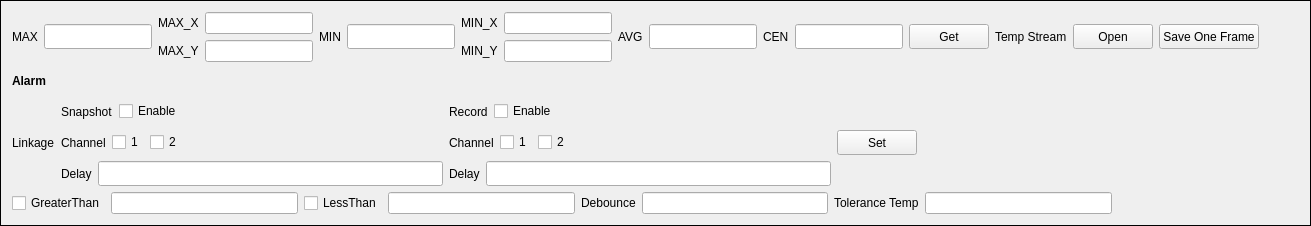
               <widget class="QGroupBox" name="groupBox">
                <property name="contextMenuPolicy">
                 <enum>Qt::DefaultContextMenu</enum>
                </property>
                <property name="autoFillBackground">
                 <bool>false</bool>
                </property>
                <property name="styleSheet">
                 <string notr="true">QGroupBox{border:1px solid rgb(0, 0, 0)}</string>
                </property>
                <property name="title">
                 <string/>
                </property>
                <layout class="QVBoxLayout" name="verticalLayout_11">
                 <item>
                  <layout class="QHBoxLayout" name="horizontalLayout">
                   <item>
                    <widget class="QLabel" name="label_28">
                     <property name="minimumSize">
                      <size>
                       <width>0</width>
                       <height>25</height>
                      </size>
                     </property>
                     <property name="maximumSize">
                      <size>
                       <width>16777215</width>
                       <height>25</height>
                      </size>
                     </property>
                     <property name="text">
                      <string>MAX</string>
                     </property>
                    </widget>
                   </item>
                   <item>
                    <widget class="QLineEdit" name="frameMaxTempEdit">
                     <property name="minimumSize">
                      <size>
                       <width>0</width>
                       <height>20</height>
                      </size>
                     </property>
                     <property name="maximumSize">
                      <size>
                       <width>16777215</width>
                       <height>25</height>
                      </size>
                     </property>
                    </widget>
                   </item>
                   <item>
                    <layout class="QVBoxLayout" name="verticalLayout_16">
                     <item>
                      <widget class="QLabel" name="label_7">
                       <property name="text">
                        <string>MAX_X</string>
                       </property>
                      </widget>
                     </item>
                     <item>
                      <widget class="QLabel" name="label_2">
                       <property name="text">
                        <string>MAX_Y</string>
                       </property>
                      </widget>
                     </item>
                    </layout>
                   </item>
                   <item>
                    <layout class="QVBoxLayout" name="verticalLayout_17">
                     <item>
                      <widget class="QLineEdit" name="frameMaxLineEdit_X"/>
                     </item>
                     <item>
                      <widget class="QLineEdit" name="frameMaxLineEdit_Y"/>
                     </item>
                    </layout>
                   </item>
                   <item>
                    <widget class="QLabel" name="label_36">
                     <property name="minimumSize">
                      <size>
                       <width>0</width>
                       <height>25</height>
                      </size>
                     </property>
                     <property name="maximumSize">
                      <size>
                       <width>16777215</width>
                       <height>25</height>
                      </size>
                     </property>
                     <property name="text">
                      <string>MIN</string>
                     </property>
                    </widget>
                   </item>
                   <item>
                    <widget class="QLineEdit" name="frameMinTempEdit">
                     <property name="minimumSize">
                      <size>
                       <width>0</width>
                       <height>20</height>
                      </size>
                     </property>
                     <property name="maximumSize">
                      <size>
                       <width>16777215</width>
                       <height>25</height>
                      </size>
                     </property>
                    </widget>
                   </item>
                   <item>
                    <layout class="QVBoxLayout" name="verticalLayout_18">
                     <item>
                      <widget class="QLabel" name="label_12">
                       <property name="text">
                        <string>MIN_X</string>
                       </property>
                      </widget>
                     </item>
                     <item>
                      <widget class="QLabel" name="label_10">
                       <property name="text">
                        <string>MIN_Y</string>
                       </property>
                      </widget>
                     </item>
                    </layout>
                   </item>
                   <item>
                    <layout class="QVBoxLayout" name="verticalLayout_19">
                     <item>
                      <widget class="QLineEdit" name="frameMinLineEdit_X"/>
                     </item>
                     <item>
                      <widget class="QLineEdit" name="frameMinLineEdit_Y"/>
                     </item>
                    </layout>
                   </item>
                   <item>
                    <widget class="QLabel" name="label_37">
                     <property name="minimumSize">
                      <size>
                       <width>0</width>
                       <height>25</height>
                      </size>
                     </property>
                     <property name="maximumSize">
                      <size>
                       <width>16777215</width>
                       <height>25</height>
                      </size>
                     </property>
                     <property name="text">
                      <string>AVG</string>
                     </property>
                    </widget>
                   </item>
                   <item>
                    <widget class="QLineEdit" name="frameAvgTempEdit">
                     <property name="minimumSize">
                      <size>
                       <width>0</width>
                       <height>20</height>
                      </size>
                     </property>
                     <property name="maximumSize">
                      <size>
                       <width>16777215</width>
                       <height>25</height>
                      </size>
                     </property>
                    </widget>
                   </item>
                   <item>
                    <widget class="QLabel" name="label_38">
                     <property name="minimumSize">
                      <size>
                       <width>0</width>
                       <height>25</height>
                      </size>
                     </property>
                     <property name="maximumSize">
                      <size>
                       <width>16777215</width>
                       <height>25</height>
                      </size>
                     </property>
                     <property name="text">
                      <string>CEN</string>
                     </property>
                    </widget>
                   </item>
                   <item>
                    <widget class="QLineEdit" name="frameCenterTempEdit">
                     <property name="minimumSize">
                      <size>
                       <width>0</width>
                       <height>20</height>
                      </size>
                     </property>
                     <property name="maximumSize">
                      <size>
                       <width>16777215</width>
                       <height>25</height>
                      </size>
                     </property>
                    </widget>
                   </item>
                   <item>
                    <widget class="QPushButton" name="getFrameTempDataBtn">
                     <property name="minimumSize">
                      <size>
                       <width>0</width>
                       <height>25</height>
                      </size>
                     </property>
                     <property name="maximumSize">
                      <size>
                       <width>16777215</width>
                       <height>25</height>
                      </size>
                     </property>
                     <property name="text">
                      <string>Get</string>
                     </property>
                    </widget>
                   </item>
                   <item>
                    <widget class="QLabel" name="label_8">
                     <property name="minimumSize">
                      <size>
                       <width>0</width>
                       <height>25</height>
                      </size>
                     </property>
                     <property name="maximumSize">
                      <size>
                       <width>16777215</width>
                       <height>25</height>
                      </size>
                     </property>
                     <property name="text">
                      <string>Temp Stream</string>
                     </property>
                    </widget>
                   </item>
                   <item>
                    <widget class="QPushButton" name="openTempStreamBtn">
                     <property name="minimumSize">
                      <size>
                       <width>0</width>
                       <height>25</height>
                      </size>
                     </property>
                     <property name="maximumSize">
                      <size>
                       <width>16777215</width>
                       <height>25</height>
                      </size>
                     </property>
                     <property name="text">
                      <string>Open</string>
                     </property>
                    </widget>
                   </item>
                   <item>
                    <widget class="QPushButton" name="saveOneFrameBtn">
                     <property name="minimumSize">
                      <size>
                       <width>0</width>
                       <height>25</height>
                      </size>
                     </property>
                     <property name="maximumSize">
                      <size>
                       <width>16777215</width>
                       <height>25</height>
                      </size>
                     </property>
                     <property name="text">
                      <string>Save One Frame</string>
                     </property>
                    </widget>
                   </item>
                   <item>
                    <spacer name="horizontalSpacer_8">
                     <property name="orientation">
                      <enum>Qt::Horizontal</enum>
                     </property>
                     <property name="sizeHint" stdset="0">
                      <size>
                       <width>40</width>
                       <height>20</height>
                      </size>
                     </property>
                    </spacer>
                   </item>
                  </layout>
                 </item>
                 <item>
                  <widget class="QLabel" name="label_39">
                   <property name="minimumSize">
                    <size>
                     <width>0</width>
                     <height>25</height>
                    </size>
                   </property>
                   <property name="font">
                    <font>
                     <weight>75</weight>
                     <bold>true</bold>
                    </font>
                   </property>
                   <property name="text">
                    <string>Alarm</string>
                   </property>
                  </widget>
                 </item>
                 <item>
                  <layout class="QHBoxLayout" name="horizontalLayout_7">
                   <item>
                    <widget class="QLabel" name="label_55">
                     <property name="minimumSize">
                      <size>
                       <width>0</width>
                       <height>25</height>
                      </size>
                     </property>
                     <property name="maximumSize">
                      <size>
                       <width>16777215</width>
                       <height>25</height>
                      </size>
                     </property>
                     <property name="text">
                      <string>Linkage</string>
                     </property>
                    </widget>
                   </item>
                   <item>
                    <layout class="QVBoxLayout" name="verticalLayout_2">
                     <item>
                      <layout class="QHBoxLayout" name="horizontalLayout_22">
                       <item>
                        <widget class="QLabel" name="label_56">
                         <property name="minimumSize">
                          <size>
                           <width>0</width>
                           <height>25</height>
                          </size>
                         </property>
                         <property name="font">
                          <font>
                           <weight>50</weight>
                           <bold>false</bold>
                          </font>
                         </property>
                         <property name="text">
                          <string>Snapshot</string>
                         </property>
                        </widget>
                       </item>
                       <item>
                        <widget class="QCheckBox" name="frameSnapEnableCheckBox">
                         <property name="text">
                          <string>Enable</string>
                         </property>
                        </widget>
                       </item>
                       <item>
                        <spacer name="horizontalSpacer_19">
                         <property name="orientation">
                          <enum>Qt::Horizontal</enum>
                         </property>
                         <property name="sizeHint" stdset="0">
                          <size>
                           <width>40</width>
                           <height>20</height>
                          </size>
                         </property>
                        </spacer>
                       </item>
                      </layout>
                     </item>
                     <item>
                      <layout class="QHBoxLayout" name="horizontalLayout_3">
                       <item>
                        <widget class="QLabel" name="label_57">
                         <property name="minimumSize">
                          <size>
                           <width>0</width>
                           <height>25</height>
                          </size>
                         </property>
                         <property name="font">
                          <font>
                           <weight>50</weight>
                           <bold>false</bold>
                          </font>
                         </property>
                         <property name="text">
                          <string>Channel</string>
                         </property>
                        </widget>
                       </item>
                       <item>
                        <widget class="QCheckBox" name="frameSnapChannel1CheckBox">
                         <property name="text">
                          <string>1</string>
                         </property>
                        </widget>
                       </item>
                       <item>
                        <widget class="QCheckBox" name="frameSnapChannel2CheckBox">
                         <property name="text">
                          <string>2</string>
                         </property>
                        </widget>
                       </item>
                       <item>
                        <spacer name="horizontalSpacer_17">
                         <property name="orientation">
                          <enum>Qt::Horizontal</enum>
                         </property>
                         <property name="sizeHint" stdset="0">
                          <size>
                           <width>40</width>
                           <height>20</height>
                          </size>
                         </property>
                        </spacer>
                       </item>
                      </layout>
                     </item>
                     <item>
                      <layout class="QHBoxLayout" name="horizontalLayout_4">
                       <item>
                        <widget class="QLabel" name="label_60">
                         <property name="minimumSize">
                          <size>
                           <width>0</width>
                           <height>25</height>
                          </size>
                         </property>
                         <property name="font">
                          <font>
                           <weight>50</weight>
                           <bold>false</bold>
                          </font>
                         </property>
                         <property name="text">
                          <string>Delay</string>
                         </property>
                        </widget>
                       </item>
                       <item>
                        <widget class="QLineEdit" name="frameSnapDeplayEdit">
                         <property name="minimumSize">
                          <size>
                           <width>0</width>
                           <height>20</height>
                          </size>
                         </property>
                         <property name="maximumSize">
                          <size>
                           <width>16777215</width>
                           <height>25</height>
                          </size>
                         </property>
                        </widget>
                       </item>
                      </layout>
                     </item>
                    </layout>
                   </item>
                   <item>
                    <layout class="QVBoxLayout" name="verticalLayout_3">
                     <item>
                      <layout class="QHBoxLayout" name="horizontalLayout_23">
                       <item>
                        <widget class="QLabel" name="label_59">
                         <property name="minimumSize">
                          <size>
                           <width>0</width>
                           <height>25</height>
                          </size>
                         </property>
                         <property name="font">
                          <font>
                           <weight>50</weight>
                           <bold>false</bold>
                          </font>
                         </property>
                         <property name="text">
                          <string>Record</string>
                         </property>
                        </widget>
                       </item>
                       <item>
                        <widget class="QCheckBox" name="frameRecordEnableCheckBox">
                         <property name="text">
                          <string>Enable</string>
                         </property>
                        </widget>
                       </item>
                       <item>
                        <spacer name="horizontalSpacer_20">
                         <property name="orientation">
                          <enum>Qt::Horizontal</enum>
                         </property>
                         <property name="sizeHint" stdset="0">
                          <size>
                           <width>40</width>
                           <height>20</height>
                          </size>
                         </property>
                        </spacer>
                       </item>
                      </layout>
                     </item>
                     <item>
                      <layout class="QHBoxLayout" name="horizontalLayout_5">
                       <item>
                        <widget class="QLabel" name="label_58">
                         <property name="minimumSize">
                          <size>
                           <width>0</width>
                           <height>25</height>
                          </size>
                         </property>
                         <property name="font">
                          <font>
                           <weight>50</weight>
                           <bold>false</bold>
                          </font>
                         </property>
                         <property name="text">
                          <string>Channel</string>
                         </property>
                        </widget>
                       </item>
                       <item>
                        <widget class="QCheckBox" name="frameRecordChannel1CheckBox">
                         <property name="text">
                          <string>1</string>
                         </property>
                        </widget>
                       </item>
                       <item>
                        <widget class="QCheckBox" name="frameRecordChannel2CheckBox">
                         <property name="text">
                          <string>2</string>
                         </property>
                        </widget>
                       </item>
                       <item>
                        <spacer name="horizontalSpacer_18">
                         <property name="orientation">
                          <enum>Qt::Horizontal</enum>
                         </property>
                         <property name="sizeHint" stdset="0">
                          <size>
                           <width>40</width>
                           <height>20</height>
                          </size>
                         </property>
                        </spacer>
                       </item>
                      </layout>
                     </item>
                     <item>
                      <layout class="QHBoxLayout" name="horizontalLayout_6">
                       <item>
                        <widget class="QLabel" name="label_61">
                         <property name="minimumSize">
                          <size>
                           <width>0</width>
                           <height>25</height>
                          </size>
                         </property>
                         <property name="font">
                          <font>
                           <weight>50</weight>
                           <bold>false</bold>
                          </font>
                         </property>
                         <property name="text">
                          <string>Delay</string>
                         </property>
                        </widget>
                       </item>
                       <item>
                        <widget class="QLineEdit" name="frameRecordDeplayEdit">
                         <property name="minimumSize">
                          <size>
                           <width>0</width>
                           <height>20</height>
                          </size>
                         </property>
                         <property name="maximumSize">
                          <size>
                           <width>16777215</width>
                           <height>25</height>
                          </size>
                         </property>
                        </widget>
                       </item>
                      </layout>
                     </item>
                    </layout>
                   </item>
                   <item>
                    <widget class="QPushButton" name="alarmSetBtn">
                     <property name="minimumSize">
                      <size>
                       <width>0</width>
                       <height>25</height>
                      </size>
                     </property>
                     <property name="maximumSize">
                      <size>
                       <width>16777215</width>
                       <height>25</height>
                      </size>
                     </property>
                     <property name="text">
                      <string>Set</string>
                     </property>
                    </widget>
                   </item>
                   <item>
                    <spacer name="horizontalSpacer_2">
                     <property name="orientation">
                      <enum>Qt::Horizontal</enum>
                     </property>
                     <property name="sizeHint" stdset="0">
                      <size>
                       <width>40</width>
                       <height>20</height>
                      </size>
                     </property>
                    </spacer>
                   </item>
                  </layout>
                 </item>
                 <item>
                  <layout class="QHBoxLayout" name="horizontalLayout_2">
                   <item>
                    <widget class="QCheckBox" name="greaterCheckBox">
                     <property name="text">
                      <string>GreaterThan</string>
                     </property>
                    </widget>
                   </item>
                   <item>
                    <widget class="QLineEdit" name="greaterThresholdTempEdit">
                     <property name="minimumSize">
                      <size>
                       <width>50</width>
                       <height>20</height>
                      </size>
                     </property>
                     <property name="maximumSize">
                      <size>
                       <width>16777215</width>
                       <height>25</height>
                      </size>
                     </property>
                    </widget>
                   </item>
                   <item>
                    <widget class="QCheckBox" name="lessCheckBox">
                     <property name="text">
                      <string>LessThan</string>
                     </property>
                    </widget>
                   </item>
                   <item>
                    <widget class="QLineEdit" name="lessThresholdTempEdit">
                     <property name="minimumSize">
                      <size>
                       <width>50</width>
                       <height>20</height>
                      </size>
                     </property>
                     <property name="maximumSize">
                      <size>
                       <width>16777215</width>
                       <height>25</height>
                      </size>
                     </property>
                    </widget>
                   </item>
                   <item>
                    <widget class="QLabel" name="label_41">
                     <property name="minimumSize">
                      <size>
                       <width>0</width>
                       <height>0</height>
                      </size>
                     </property>
                     <property name="text">
                      <string>Debounce</string>
                     </property>
                    </widget>
                   </item>
                   <item>
                    <widget class="QLineEdit" name="debounceEdit">
                     <property name="minimumSize">
                      <size>
                       <width>50</width>
                       <height>20</height>
                      </size>
                     </property>
                     <property name="maximumSize">
                      <size>
                       <width>16777215</width>
                       <height>25</height>
                      </size>
                     </property>
                    </widget>
                   </item>
                   <item>
                    <widget class="QLabel" name="label_43">
                     <property name="minimumSize">
                      <size>
                       <width>0</width>
                       <height>0</height>
                      </size>
                     </property>
                     <property name="text">
                      <string>Tolerance Temp</string>
                     </property>
                    </widget>
                   </item>
                   <item>
                    <widget class="QLineEdit" name="toleranceTempEdit">
                     <property name="minimumSize">
                      <size>
                       <width>50</width>
                       <height>20</height>
                      </size>
                     </property>
                     <property name="maximumSize">
                      <size>
                       <width>16777215</width>
                       <height>25</height>
                      </size>
                     </property>
                    </widget>
                   </item>
                   <item>
                    <spacer name="horizontalSpacer_9">
                     <property name="orientation">
                      <enum>Qt::Horizontal</enum>
                     </property>
                     <property name="sizeHint" stdset="0">
                      <size>
                       <width>40</width>
                       <height>20</height>
                      </size>
                     </property>
                    </spacer>
                   </item>
                  </layout>
                 </item>
                </layout>
               </widget>
